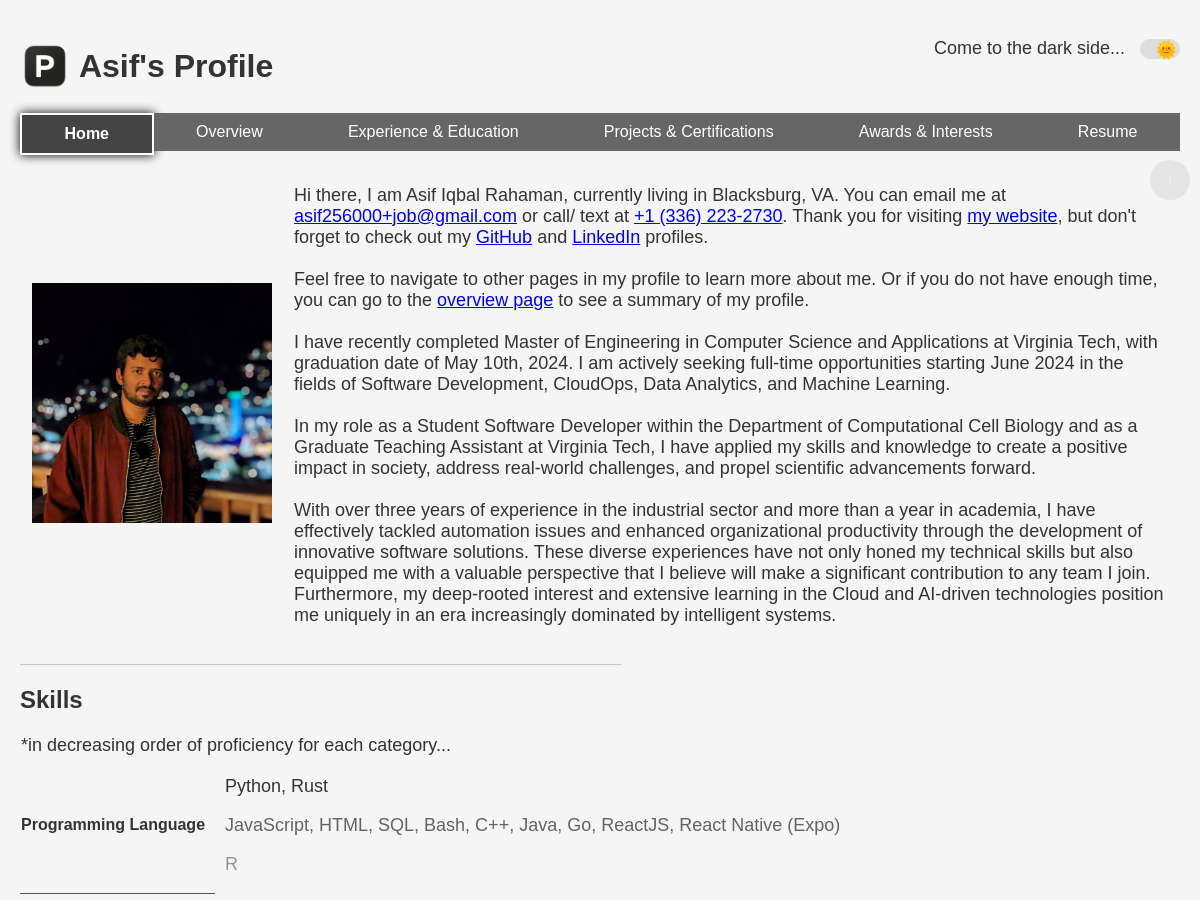
Before: / (upper part) with the older database file.
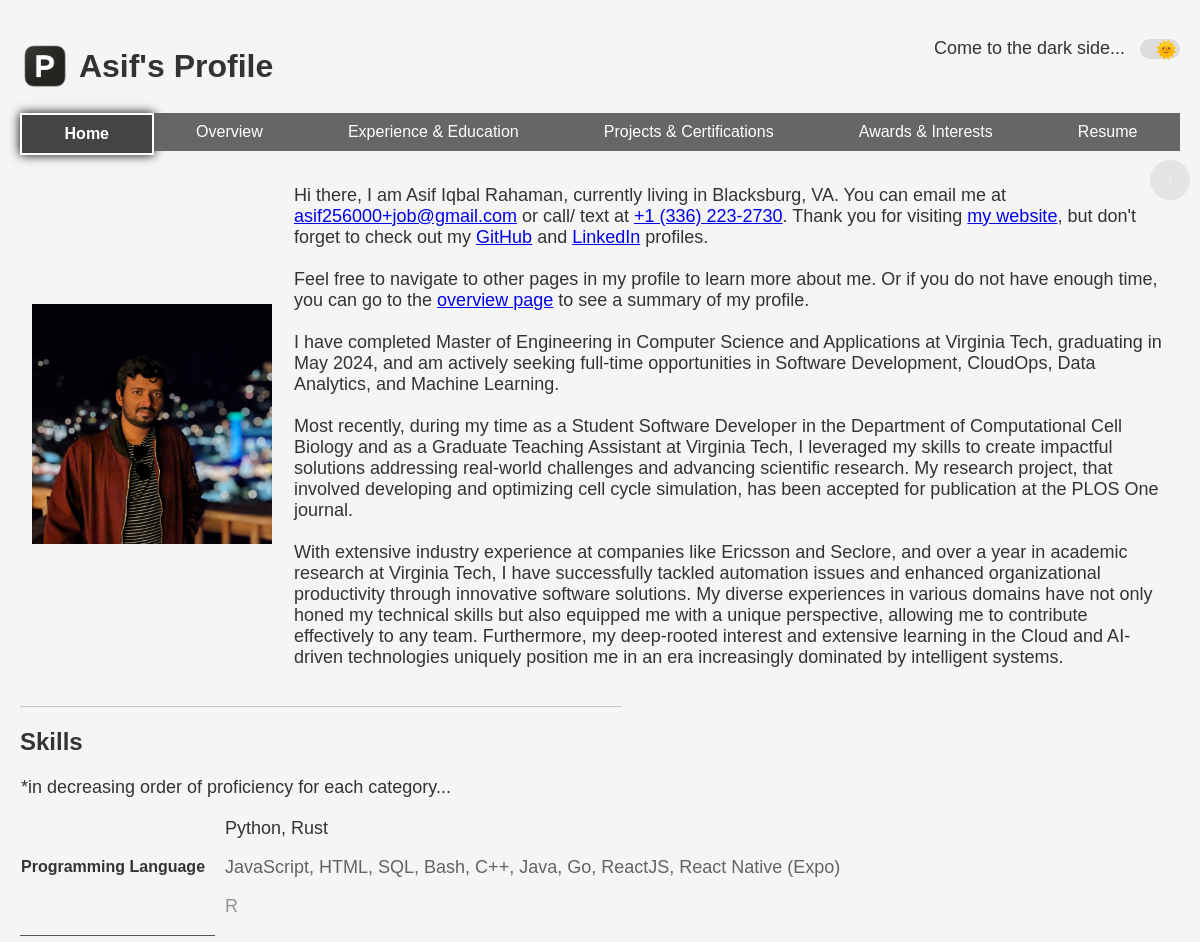
After: the same page with the newer database file.
### src/data/models.py (models this page shows)
class BasicInfo(Base):
    __tablename__ = "basic_info"
    id = Column(Integer, primary_key=True, index=True)
    name = Column(String)
    email = Column(String, unique=True)
    phone = Column(String, unique=True)
    location = Column(String)
    website = Column(String)
    linkedin = Column(String)
    github = Column(String)
    intro = Column(String)
    education = relationship("Education", back_populates="user")
    experience = relationship("Experience", back_populates="user")
    skills = relationship("Skills", back_populates="user")
    projects = relationship("Projects", back_populates="user")
    certifications = relationship("Certifications", back_populates="user")
    honors_and_awards = relationship("HonorsAndAwards", back_populates="user")
    interests = relationship("Interests", back_populates="user")
    resume = relationship("Resume", back_populates="user")

### src/web/routes.py (the view)
@router.get("/", name="home", response_class=HTMLResponse)
def send_home(request: Request, db: Session = Depends(db_init.get_db)):
    basic_info = db_ops.filter_data_with_id(db, table_name="basic_info", lookup_id=1)
    user_filter = {"fk_user": basic_info.id}
    skills = db_ops.filter_data_from_table(db, table_name="skills", lookup_filter=user_filter)
    resume = db_ops.filter_data_from_table(db, table_name="resume", lookup_filter=user_filter | {"is_latest": 1})
    return templates.TemplateResponse(
        "index.html",
        {
            "request": request,
            "current_page": "home",
            "basic_info": basic_info,
            "skills": arrange_skills(skills),
            "resume": resume,
        },
    )

### templates/index.html (shortened to what this page needs)
{% extends "base.html" %}
{% block heading %}
    {{ basic_info.name.split(" ")[0] }}'s Profile
{% endblock %}
{% block content %}
    <div class="main-content">
        <section id="intro">
        <table>
        <tr>
        <td style="padding: 10px; width: 20vw;">
            <a target="_self" href="{{ url_for('overview') }}" class="image-link">
                <img src="{{ url_for('static', path='image.jpg') }}" alt="{{ basic_info.name }}">
            </a>
        </td>
        <td style="padding: 10px;"><p>Hi there, I am {{ basic_info.name}}, currently living in {{ basic_info.location }}.
            You can email me at <a href="mailto:"+{{ basic_info.email }}>{{ basic_info.email }}</a> or call/ text at <a href="tel:"+{{ basic_info.phone }}>{{ basic_info.phone }}</a>.
            Thank you for visiting <a href="https://github.com/asif256000/my_personal_fast_website">my website</a>, but don't forget to check out my <a href="{{ basic_info.github }}">GitHub</a>
            and <a href="{{ basic_info.linkedin }}">LinkedIn</a> profiles.
            <br><br>
            Feel free to navigate to other pages in my profile to learn more about me.
            Or if you do not have enough time, you can go to the <a href="{{ url_for('overview') }}">overview page</a> to see a summary of my profile.
            <br><br>
            {{ basic_info.intro|safe }}
            </p></td>
        </tr>
        </table>
        </section>
        <hr style="max-width: 50vw; margin-left: 0; opacity: 0.5;">
        <section id="skills">
            <h2>Skills</h2>
            <table style="border-collapse: collapse;">
            <thead>
                <tr>
                    <th colspan="2" style="text-align: left; font-weight: normal; font-size: large;">*in decreasing order of proficiency for each category...</th>
                </tr>
            </thead>
            <tbody>
                {% for skill_category, all_skills in skills.items() %}
                    {% set adv_skills = ", ".join(all_skills.get("Advanced", [])) %}
                    {% set int_skills = ", ".join(all_skills.get("Intermediate", [])) %}
                    {% set beg_skills = ", ".join(all_skills.get("Beginner", [])) %}
                    <tr>
                        <td style="padding-right: 10px; {% if not loop.last %}border-bottom: 1px solid #555;{% endif %}"><b>{{ skill_category }}</b></td>
                        <td style="padding-left: 10px; max-width: 75vw;">
                            <p style="opacity: 1;">{{ adv_skills }}</p>
                            <p style="opacity: 0.75;">{{ int_skills }}</p>
                            <p style="opacity: 0.5;">{{ beg_skills }}</p>
                        </td>
                    </tr>
                {% endfor %}
            </tbody>
            </table>
        </section>
            {% set resume_path = resume[0].file_path %}
    </div>
{% endblock %}

Changed rows visible on the page:
changed BasicInfo "Asif": intro "I have recently completed Master of Engineering in Computer Science and Applications at Virginia Tech, with graduation date of May 10th, 2024. I am actively seeking full-time opportunities starting June 2024 in the fields of Software Development, CloudOps, Data Analytics, and Machine Learning. In my role as a Student Software Developer within the Department of Computational Cell Biology and as a Graduate Teaching Assistant at Virginia Tech, I have applied my skills and knowledge to create a positive impact in society, address real-world challenges, and propel scientific advancements forward. With over three years of experience in the industrial sector and more than a year in academia, I…" → "I have completed Master of Engineering in Computer Science and Applications at Virginia Tech, graduating in May 2024, and am actively seeking full-time opportunities in Software Development, CloudOps, Data Analytics, and Machine Learning. Most recently, during my time as a Student Software Developer in the Department of Computational Cell Biology and as a Graduate Teaching Assistant at Virginia Tech, I leveraged my skills to create impactful solutions addressing real-world challenges and advancing scientific research. My research project, that involved developing and optimizing cell cycle simulation, has been accepted for publication at the PLOS One journal. With extensive industry…"
